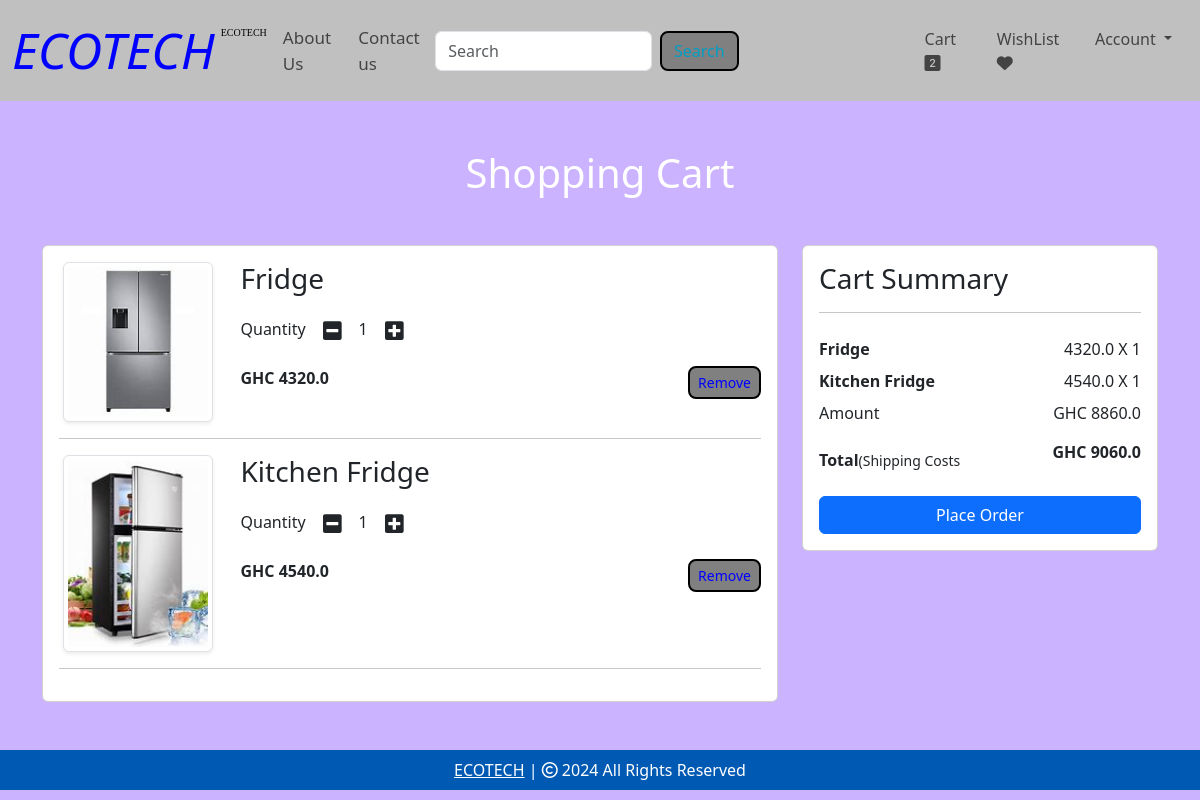
Page /cart (signed in) on the committed database.
### source/models.py (models this page shows, shortened)
class Cart(db.Model):
    id = db.Column(db.Integer, primary_key=True)
    quantity = db.Column(db.Integer, nullable=False)
    customer_link = db.Column(db.Integer, db.ForeignKey('customer.id'), nullable=False)
    product_link = db.Column(db.Integer, db.ForeignKey('product.id'), nullable=False)

class Product(db.Model):
    id = db.Column(db.Integer, primary_key=True)
    product_name = db.Column(db.String(100), nullable=False)
    current_price = db.Column(db.Float, nullable=False)
    previous_price = db.Column(db.Float, nullable=False)
    in_stock = db.Column(db.Integer, nullable=False)
    product_picture = db.Column(db.String(1000), nullable=False)
    flash_sale = db.Column(db.Boolean, default=False)
    date_added = db.Column(db.DateTime, default=datetime.utcnow)
    carts = db.relationship('Cart', backref=db.backref('product', lazy=True))
    orders = db.relationship('Order', backref=db.backref('product', lazy=True))

### source/views.py (the view)
@views.route('/cart')
@login_required
def show_cart():
    cart = Cart.query.filter_by(customer_link=current_user.id).all()
    amount = 0
    for item in cart:
        amount += item.product.current_price * item.quantity
    return render_template('cart.html', cart=cart, amount=amount, total=amount+200)

### source/templates/cart.html (shortened to what this page needs)
{% extends 'base.html' %}
{% block body %}
<div class="container my-5">
    <div class="row">
        {% if cart %}
        <h1 class="text-center mb-5" style="color: white;">Shopping Cart</h1>
        <div class="col-sm-8">
            <div class="card">
                <div class="card-body">
                    {% for item in cart %}
                    <div class="row">
                        <div class="col-sm-3 text-center align-self-center">
                            <img src="{{ item.product.product_picture }}" alt="" class="img-fluid img-thumbnail shadow-sm" height="150px" width="150px">
                        </div>
                        <div class="col-sm-9">
                            <div>
                                <h3>{{ item.product.product_name }}</h3>
                                <div class="my-3">
                                    <label for="quantity">Quantity</label>
                                    <a class="minus-cart btn" pid="{{item.id}}"><i class="fas fa-minus-square fa-lg"></i></a>
                                    <span id="quantity">{{ item.quantity }}</span>
                                    <a class="plus-cart btn " pid="{{ item.id }}"><i class="fas fa-plus-square fa-lg"></i></a>
                                </div>
                                <div class="d-flex justify-content-between">
                                    <p class="mb-0"><span><strong>GHC {{ item.product.current_price }}</strong></span></p>
                                    <a href="" class="remove-cart btn btn-sm btn-secondary mr-3 " pid="{{item.id}}">Remove</a>
                                </div>
                            </div>
                        </div>
                    </div>
                    <hr>
                    {% endfor %}
                </div>
            </div>
        </div>
        <div class="col-sm-4">
            <div class="card">
                <div class="card-body">
                    <h3>Cart Summary </h3>
                    <hr color="black">
                    <ul class="list-group">
                        {% for item in cart %}
                        <li class="list-group-item d-flex justify-content-between align-items-center border-0 px-0 pb-0"><strong>{{item.product.product_name}}</strong><span id="amount">{{item.product.current_price}} X <span id="quantity{{item.id}}">{{ item.quantity}}</span></span></li>
                        {% endfor %}
                        <li class="list-group-item d-flex justify-content-between align-items-center border-0 px-0 pb-0">Amount <span>GHC <span id="amount_tt">{{ amount }}</span></span></li>
                        <li class="list-group-item d-flex justify-content-between align-items-center border-0 px-0 mb-3">
                            <div style="margin-top: 15px;">
                                <strong>Total</strong><small>(Shipping Costs</small>
                            </div>
                            <span><strong>GHC </strong><span id="total-amount"><strong>{{ total }}</strong></span></span>
                        </li>
                    </ul>
                    <div class="d-grid"><a href="/place-order" class="btn btn-primary">Place Order</a></div>
                </div>
            </div>
        </div>
        {% else %}
        <h1 class="text-center mb-5" style="color: white;">Your Cart is Empty</h1>
        {% endif %}
    </div>
</div>
{% endblock %}

### source/templates/base.html (shortened to what this page needs)
<!DOCTYPE html>
<html lang="en">
<head>
    <link rel="stylesheet" href="https://cdnjs.cloudflare.com/ajax/libs/bootstrap-icons/1.10.5/font/bootstrap-icons.min.css" />
    <link rel="stylesheet" href="{{ url_for('static', filename='css/all.min.css') }}">
    <link rel="stylesheet" href="{{ url_for('static', filename='css/bootstrap.min.css') }}">
    <link rel="stylesheet" href="{{ url_for('static', filename='css/style.css') }}">
</head>
<body style="background-color: #CCB3FF;">
    <nav class="navbar navbar-expand-lg" style="background-color: #C0C0C0;">
      <div class="container-fluid">
        <a class="navbar-brand" href="#" style="color: blue; font-size: 50px; margin-right: -2px;">
          <i class="">ECOTECH</i>
        </a>
        <div class="collapse navbar-collapse" id="navbarSupportedContent">
          <ul class="navbar-nav me-auto mb-2 mb-lg-0">
            <li class="nav-item">
		    <a class="nav-link active" aria-current="page" href="/" style="font-family: cursive; font-size: 10px;">ECOTECH</a>
            </li>
            <li class="nav-item">
              <a class="nav-link text-grey" href="#" style="font-size: 17px;">About Us</a>
            </li>
            <li class="nav-item">
              <a class="nav-link text-grey" href="#" style="font-size: 17px;">Contact us</a>
            </li>
          </ul>
          <form class="d-flex" role="search" action="/search" style="margin-right: 170px;" method="POST">
            <input class="form-control me-2" name="search" type="search" placeholder="Search" aria-label="Search">
            <button class="btn" type="submit" style="color: rgb(0, 157, 196);">Search</button>
          </form>
        </div>
        <ul class="navbar-nav me-auto mb-2 mb-lg-0">
          <li class="nav-item mx-2" id="items">
            {% if cart | length < 1 %}
            <a class="nav-link text-grey" href="/cart"><span class="badge bg-success"></span> Cart
              <i class="fa-solid fa-cart-shopping"></i>
            </a>
            {% else %}
            <a class="nav-link text-grey" href="/cart"> Cart
              <i class="bi bi-{{ cart | length }}-square-fill"></i>
            </a>
            {% endif %}
          </li>
          <li class="nav-item mx-2" id="items">
            <a class="nav-link text-grey" href="#"> WishList
              <i class="fa-solid fa-heart"></i>
            </a>
          </li>
          <li class="nav-item dropdown mx-2">
            <a class="nav-link dropdown-toggle text-grey" href="#" role="button", id="profileDropdown"
            data-bs-toggle="dropdown" aria-hidden="false">
              Account
            </a>
          </li>
        </ul>
      </div>
    </nav>
    {% block body %}
    {% endblock %}
    <footer class="container-fluid  text-center p-2 mt-5" style="background-color: #0059B3; color: white;">
      <a href="https://github.com/Dani-dzoe" style="color: white;">ECOTECH</a> | <span>
        <i class="fa-sharp fa-regular fa-copyright" style="color: white;"></i></span> 2024 All Rights Reserved
    </footer>
</body>
</body>
</html>

### source/static/css/style.css (style rules this page uses)
.d-flex .btn { background: grey; border: 2px solid black; border-radius: 8px; color: blue; }

### rows in the picture
Cart: product.product_picture (picture), product.product_name "Fridge", quantity "1", product.current_price "4320.0"
Cart: product.product_picture (picture), product.product_name "Kitchen Fridge", quantity "1", product.current_price "4540.0"

### other values in the picture
{{ amount }} "8860.0"
{{ total }} "9060.0"
